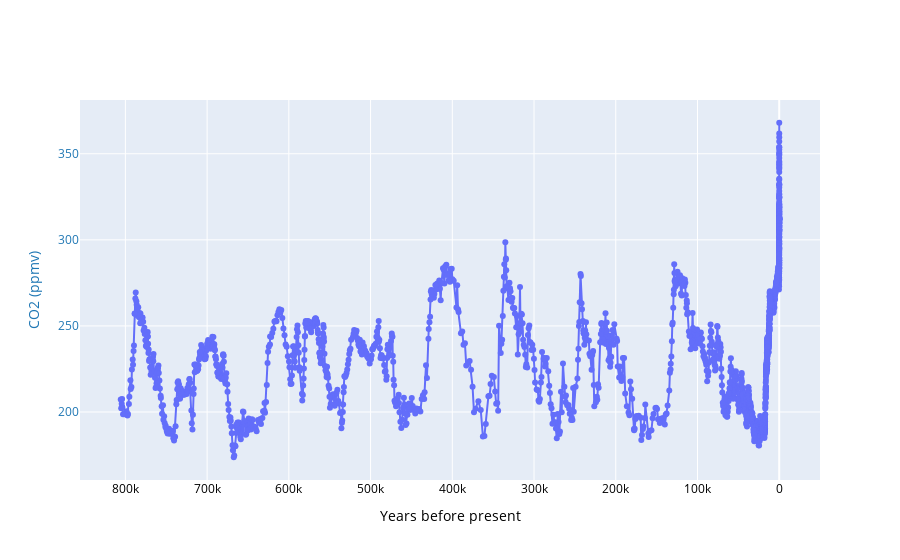

Notebook source saved alongside this figure:
### Code cell
import plotly.graph_objects as go
fig = go.Figure(data=go.Scatter(x=antarctica2015co2['Gasage (yr BP)'], y=antarctica2015co2['CO2 (ppmv)'], mode='lines+markers'))
# Create axis objects
fig.update_layout(
    xaxis=dict(
        domain=[0., 1.],
        title="Years before present",
        titlefont=dict(
            color="#000000"
        ),
        tickfont=dict(
            color="#000000"
        )
    ),
    yaxis=dict(
        title="CO2 (ppmv)",
        titlefont=dict(
            color="#1f77b4"
        ),
        tickfont=dict(
            color="#1f77b4"
        ),
        anchor="x",
        overlaying="y",
        side="left",
        position=0.15
    )
)

fig['layout']['xaxis']['autorange'] = "reversed"
fig.show()

### Figure 1 — Plotly figure (JSON) as saved in the notebook; plotly's stock layout.template omitted (floating-point values rounded to 4 significant figures; data arrays with more than 128 entries replaced by an {"elided": "..."} marker saying what was removed)
{"data": [{"mode": "lines+markers", "type": "scatter", "x": {"elided": "1901 float values"}, "y": {"elided": "1901 float values"}}], "layout": {"autosize": true, "xaxis": {"autorange": true, "domain": [0, 1], "range": [858200.0, -52610.0], "tickfont": {"color": "#000000"}, "title": {"font": {"color": "#000000"}, "text": "Years before present"}, "type": "linear"}, "yaxis": {"anchor": "x", "autorange": true, "overlaying": "y", "position": 0.15, "range": [157.7, 384.1], "side": "left", "tickfont": {"color": "#1f77b4"}, "title": {"font": {"color": "#1f77b4"}, "text": "CO2 (ppmv)"}, "type": "linear"}}}
